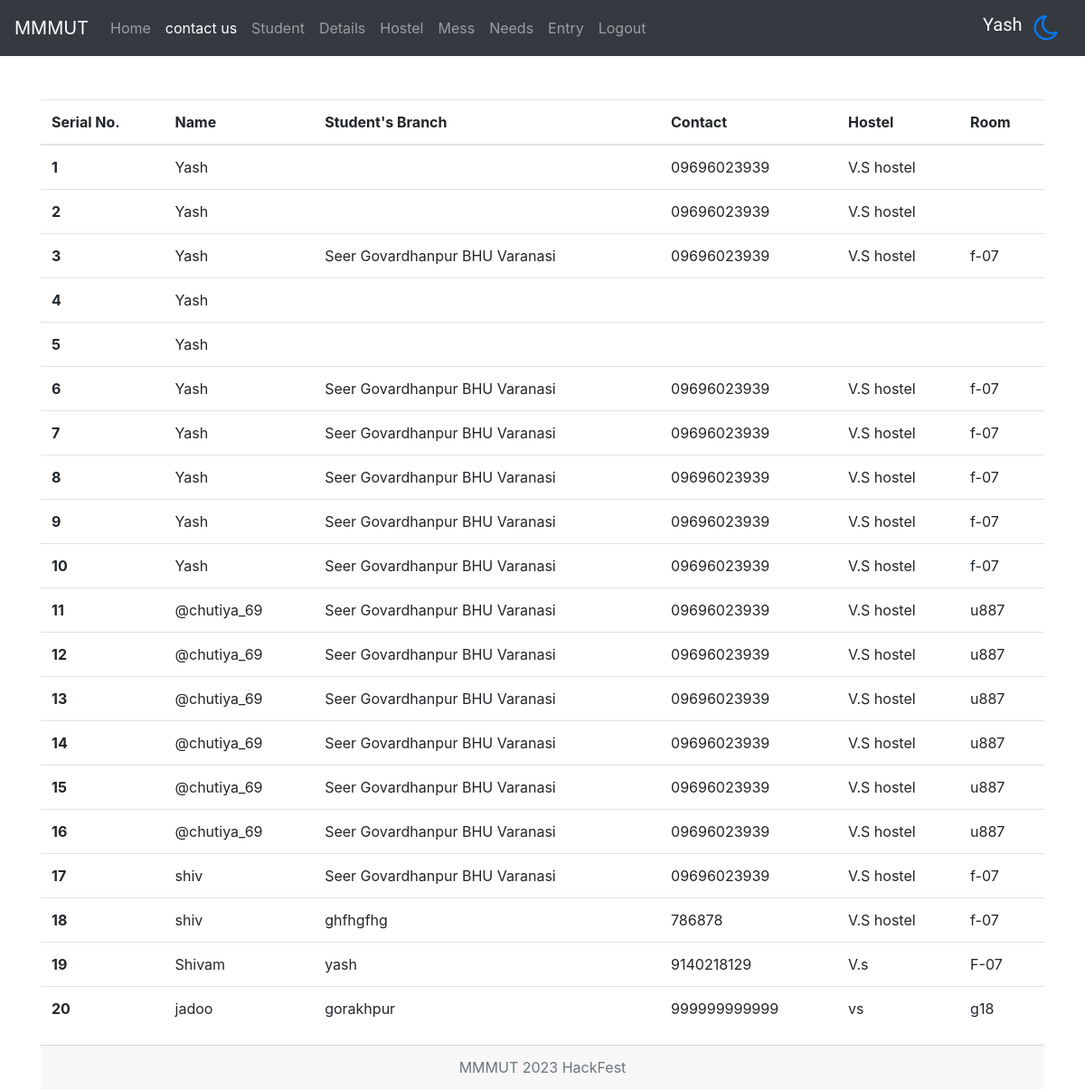
Page /contact (signed in) on the committed database.
### college/models.py (models this page shows)
class Contact(models.Model):
    name = models.CharField(max_length=30)
    college_address = models.CharField(max_length=100)
    hostel = models.CharField(max_length=50)
    room_number = models.CharField(max_length=50)
    phone = models.CharField(max_length=10)

### college/views.py (the view, shortened to what this page needs)
# urls.py: path('contact', views.contact, name='contact'),
def contact(request):
    data = Contact.objects.all()
    return render(request, 'contact.html',{'data':data})

### templates/contact.html (shortened to what this page needs)
{% extends 'base.html' %}
{% block 'content' %}
{% load static %}
<div class="container mt-5">
    {% if request.user.is_superuser %}
    <div class="mt-5">
        <table class="table">
            <thead>
                <tr>
                    <th scope="col">Serial No.</th>
                    <th scope="col">Name</th>
                    <th scope="col">Student's Branch</th>
                    <th scope="col">Contact</th>
                    <th scope="col">Hostel</th>
                    <th scope="col">Room</th>
                </tr>
            </thead>
            <tbody>
                {% for d in data %}
                <tr>
                    <th scope="row">{{forloop.counter}}</th>
                    <td>{{d.name}}</td>
                    <td>{{d.college_address}}</td>
                    <td>{{d.phone}}</td>
                    <td>{{d.hostel}}</td>
                    <td>{{d.room_number}}</td>
                </tr>
                {% endfor %}
            </tbody>
        </table>
        {% endif %}
    </div>
    {% endblock %}

### templates/base.html (shortened to what this page needs)
<!doctype html>
<html lang="en">
<head>
  <link rel="stylesheet" href="https://cdn.jsdelivr.net/npm/bootstrap@4.0.0/dist/css/bootstrap.min.css"
>
  <link rel="stylesheet" href="https://cdnjs.cloudflare.com/ajax/libs/font-awesome/4.7.0/css/font-awesome.min.css">
</head>
<body>
  {% url 'home' as home %}
  {% url 'showdata' as showdata %}
  {% url 'signup' as signup %}
  {% url 'loginup' as loginup %}
  {% url 'contact' as contact %}
  {% url 'student' as student %}
  {% url 'details' as details %}
  {% url 'hostel' as hostel %}
  {% url 'messup' as messup %}
  {% url 'need' as need %}
  <nav class="navbar navbar-expand-lg navbar-dark bg-dark">
    <a class="navbar-brand" href="/">MMMUT</a>
    <div class="collapse navbar-collapse" id="navbarSupportedContent">
      <ul class="navbar-nav mr-auto">
        <li class="nav-item" id="navbar">
          <a class="nav-link {% if request.path == home %} active {% endif %}" href="/">Home </a>
        </li>
        {% if request.user.is_authenticated %}
        <li class="nav-item btnn">
          <a class="nav-link {% if request.path == contact %} active {% endif %}" href="{% url 'contact' %}">contact
            us</a>
        </li>
        {% endif %}
        {% if request.user.is_superuser %}
        <li class="nav-item">
          <a class="nav-link {% if request.path == student %} active {% endif %}" href="{% url 'student' %}">Student</a>
        </li>
        <li class="nav-item">
          <a class="nav-link {% if request.path == details %} active {% endif %}" href="{% url 'details' %}">Details</a>
        </li>
        {% endif %}
        {% if request.user.is_authenticated %}
        <li class="nav-item">
          <a class="nav-link {% if request.path == hostel %} active {% endif %}" href="{% url 'hostel' %}">Hostel</a>
        </li>
        <li class="nav-item">
          <a class="nav-link {% if request.path == messup %} active {% endif %}" href="{% url 'messup' %}">Mess</a>
        </li>
        <li class="nav-item">
          <a class="nav-link {% if request.path == need %} active {% endif %}" href="{% url 'need' %}">Needs</a>
        </li>
        <li class="nav-item">
          <a class="nav-link {% if request.path == entry %} active {% endif %}"  href="{% url 'entry' %}">Entry</a>
        </li>
        <li class="nav-item btnn">
          <a class="nav-link" href="{% url 'logoutup' %}">Logout</a>
        </li>
        {% endif %}
      </ul>
      <h5 class="user_name">{{request.user.username}}</h5>
      <i class="btn fa fa-moon-o fa-2x text-primary" onclick="myfunc()" aria-hidden="true"></i>
    </div>
  </nav>
  {% block 'content' %} {% endblock %}
  <div class="card-footer text-muted text-center">
    MMMUT 2023 HackFest
  </div>
</body>
</html>

### templates/base.html (style rules this page uses)
.user_name { font-family: "Sofia", sans-serif; top: 9px; color: white; }
.active { color: antiquewhite; border-color: 5px solid white; }

### rows in the picture
Contact: name "Yash", phone "09696023939", hostel "V.S hostel"
Contact: name "Yash", phone "09696023939", hostel "V.S hostel"
Contact: name "Yash", college_address "Seer Govardhanpur BHU Varanasi", phone "09696023939", hostel "V.S hostel", room_number "f-07"
Contact: name "Yash"
Contact: name "Yash"
Contact: name "Yash", college_address "Seer Govardhanpur BHU Varanasi", phone "09696023939", hostel "V.S hostel", room_number "f-07"
Contact: name "Yash", college_address "Seer Govardhanpur BHU Varanasi", phone "09696023939", hostel "V.S hostel", room_number "f-07"
Contact: name "Yash", college_address "Seer Govardhanpur BHU Varanasi", phone "09696023939", hostel "V.S hostel", room_number "f-07"
Contact: name "Yash", college_address "Seer Govardhanpur BHU Varanasi", phone "09696023939", hostel "V.S hostel", room_number "f-07"
Contact: name "Yash", college_address "Seer Govardhanpur BHU Varanasi", phone "09696023939", hostel "V.S hostel", room_number "f-07"
Contact: name "@chutiya_69", college_address "Seer Govardhanpur BHU Varanasi", phone "09696023939", hostel "V.S hostel", room_number "u887"
Contact: name "@chutiya_69", college_address "Seer Govardhanpur BHU Varanasi", phone "09696023939", hostel "V.S hostel", room_number "u887"
Contact: name "@chutiya_69", college_address "Seer Govardhanpur BHU Varanasi", phone "09696023939", hostel "V.S hostel", room_number "u887"
Contact: name "@chutiya_69", college_address "Seer Govardhanpur BHU Varanasi", phone "09696023939", hostel "V.S hostel", room_number "u887"
Contact: name "@chutiya_69", college_address "Seer Govardhanpur BHU Varanasi", phone "09696023939", hostel "V.S hostel", room_number "u887"
Contact: name "@chutiya_69", college_address "Seer Govardhanpur BHU Varanasi", phone "09696023939", hostel "V.S hostel", room_number "u887"
Contact: name "shiv", college_address "Seer Govardhanpur BHU Varanasi", phone "09696023939", hostel "V.S hostel", room_number "f-07"
Contact: name "shiv", college_address "ghfhgfhg", phone "786878", hostel "V.S hostel", room_number "f-07"
Contact: name "Shivam", college_address "yash", phone "9140218129", hostel "V.s", room_number "F-07"
Contact: name "jadoo", college_address "gorakhpur", phone "999999999999", hostel "vs", room_number "g18"

### other values in the picture
{{ request.user.username }} "Yash"
